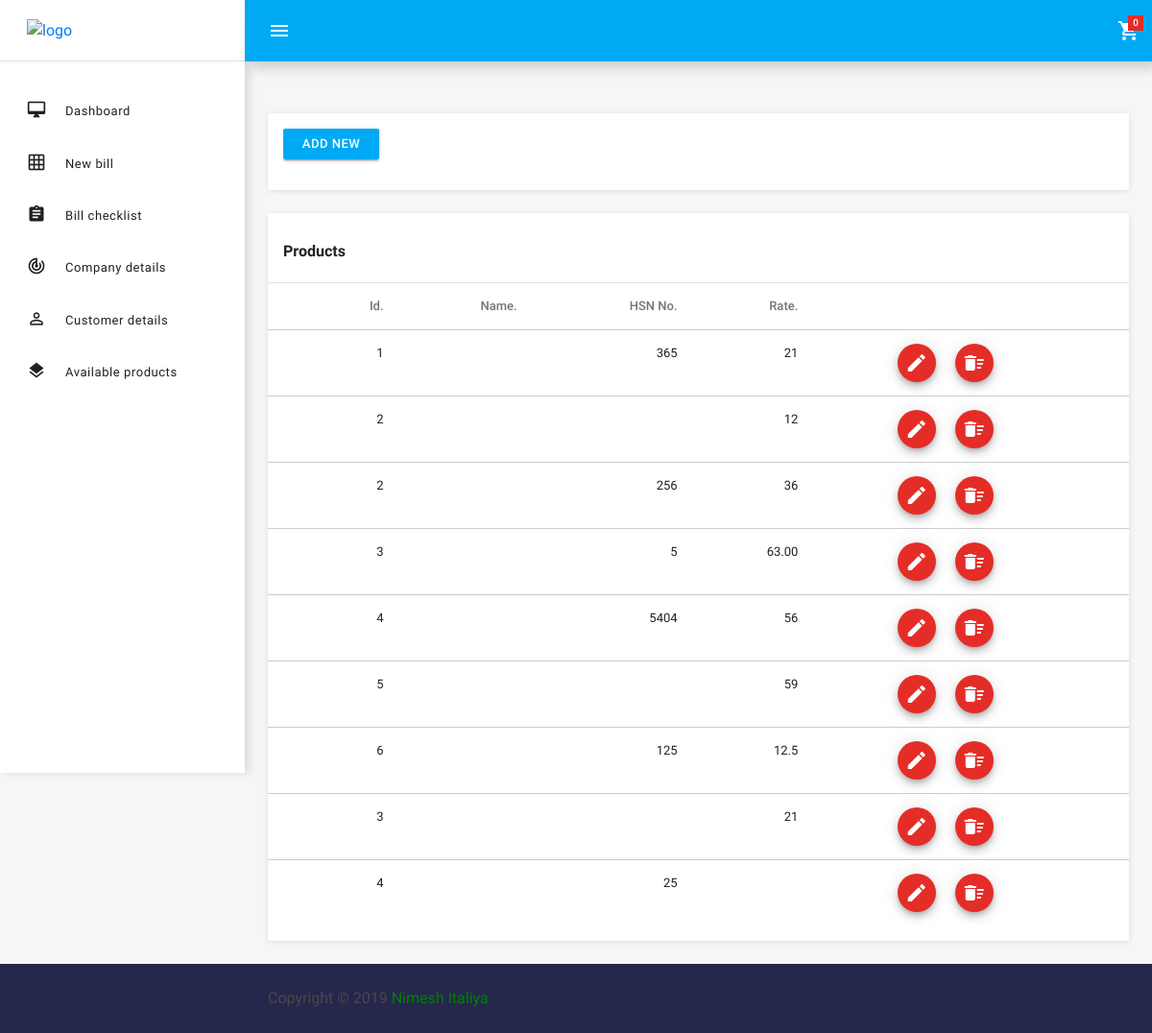
Before: /pages/forms/product-forms.php with the older database file.
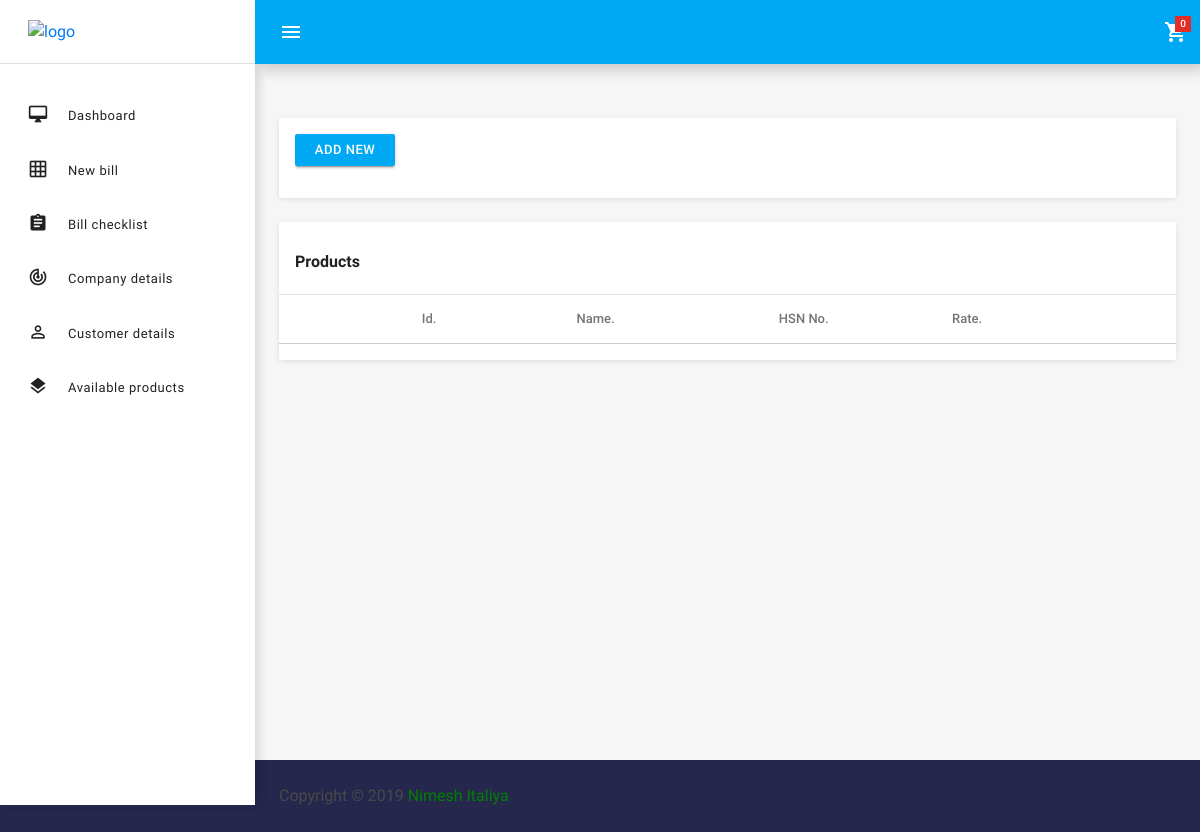
After: the same page with the newer database file.
### tables this page shows
CREATE TABLE IF NOT EXISTS `products` (
  `product_id` int(10) NOT NULL,
  `product_name` varchar(30) NOT NULL,
  `available_quantity` varchar(10) DEFAULT '0',
  `hsn_no` int(10) DEFAULT NULL,
  `rate` varchar(10) NOT NULL,
  `dealer_name` varchar(30) NOT NULL,
  `username` varchar(30) NOT NULL,
  PRIMARY KEY (`username`,`product_id`)
);

### pages/forms/product-forms.php (the view, shortened to what this page needs)
<!DOCTYPE html>
<html lang="en">
<head>
    <link href="../../css/bootstrap.min.css" rel="stylesheet" id="bootstrap-css">
    <link rel="stylesheet" href="../../css/login_form.css">
    <link rel="stylesheet" href="../../node_modules/mdi/css/materialdesignicons.min.css">
    <link rel="stylesheet" href="../../css/style.css">
</head>
<body>
    <div class="body-wrapper">
        <aside class="mdc-persistent-drawer mdc-persistent-drawer--open">
            <nav class="mdc-persistent-drawer__drawer">
                <div class="mdc-persistent-drawer__toolbar-spacer">
                    <a href="../../dashboard.php" style="text-decoration: none;" class="brand-logo">
                        <img src="../../images/logo.png" alt="logo">
                    </a>
                </div>
                <div class="mdc-list-group">
                    <nav class="mdc-list mdc-drawer-menu" style="max-height: none; padding-bottom: 153%;">
                        <div class="mdc-list-item mdc-drawer-item">
                            <a class="mdc-drawer-link" href="../../index.php">
                                <i class="material-icons mdc-list-item__start-detail mdc-drawer-item-icon"
                                    aria-hidden="true">desktop_mac</i>
                                Dashboard
                            </a>
                        </div>
                        <div class="mdc-list-item mdc-drawer-item">
                            <a class="mdc-drawer-link" href="product-list.php">
                                <i class="material-icons mdc-list-item__start-detail mdc-drawer-item-icon"
                                    aria-hidden="true">grid_on</i>
                                New bill
                            </a>
                        </div>
                        <div class="mdc-list-item mdc-drawer-item">
                            <a class="mdc-drawer-link" href="bill-checklist.php">
                                <i class="material-icons mdc-list-item__start-detail mdc-drawer-item-icon"
                                    aria-hidden="true">assignment</i>
                                Bill checklist
                            </a>
                        </div>
                        <div class="mdc-list-item mdc-drawer-item">
                            <a class="mdc-drawer-link" href="basic-forms.php">
                                <i class="material-icons mdc-list-item__start-detail mdc-drawer-item-icon"
                                    aria-hidden="true">track_changes</i>
                                Company details
                            </a>
                        </div>
                        <div class="mdc-list-item mdc-drawer-item">
                            <a class="mdc-drawer-link" href="customer-forms.php">
                                <i class="material-icons mdc-list-item__start-detail mdc-drawer-item-icon"
                                    aria-hidden="true">person_outline</i>
                                Customer details
                            </a>
                        </div>
                        <div class="mdc-list-item mdc-drawer-item">
                            <a class="mdc-drawer-link" href="product-forms.php">
                                <i class="material-icons mdc-list-item__start-detail mdc-drawer-item-icon"
                                    aria-hidden="true">layers</i>
                                Available products
                            </a>
                        </div>
                    </nav>
                </div>
            </nav>
        </aside>
        <header class="mdc-toolbar mdc-elevation--z4 mdc-toolbar--fixed">
            <div class="mdc-toolbar__row">
                <section class="mdc-toolbar__section mdc-toolbar__section--align-start">
                    <a href="#" class="menu-toggler material-icons mdc-toolbar__menu-icon">menu</a>
                </section>
                <section class="mdc-toolbar__section mdc-toolbar__section--align-end" role="toolbar">
                    <div class="mdc-menu-anchor">
                        <a href="selected-product-list.php" style="text-decoration: none;"
                            class="mdc-toolbar__icon toggle mdc-ripple-surface" data-mdc-auto-init="MDCRipple">
                            <i class="material-icons">shopping_cart</i>
                            <span class="dropdown-count" id="span_quantity">
                                <?php
  		                include ("../../DBconfig.php");
  		                $sql = "SELECT COUNT(id) count FROM bill_data;";
  		                $result = mysqli_query($conn, $sql);
  		                if (mysqli_num_rows($result) > 0) {
  		                    $row = mysqli_fetch_assoc($result);
  		                    echo $row["count"];
  		                }else {
  		                    echo "0";
  		                }
  		                ?>
                            </span>
                        </a>
                    </div>
                </section>
            </div>
        </header>
        <div class="page-wrapper mdc-toolbar-fixed-adjust">
            <main class="content-wrapper">
                <div class="mdc-layout-grid">
                    <div class="mdc-layout-grid__inner">
                        <div class="mdc-layout-grid__cell stretch-card mdc-layout-grid__cell--span-12">
                            <div class="mdc-card">
                                <section class="mdc-card__supporting-text">
                                    <div class="mdc-layout-grid__inner">
                                        <div class="mdc-layout-grid__cell mdc-layout-grid__cell--span-2-desktop">
                                            <div id="demo-tf-box-wrapper">
                                                <a href="mod-product.php" style="text-decoration:none; color:black;">
                                                    <div class="mdc-list-item mdc-drawer-item purchase-link">
                                                        <input type="submit" style="width: 100px;" value="add new"
                                                            class="mdc-button mdc-button--raised mdc-button--dense mdc-drawer-link"
                                                            data-mdc-auto-init="MDCRipple">
                                                    </div>
                                                </a>
                                            </div>
                                        </div>
                                    </div>
                                </section>
                            </div>
                        </div>
                        <div class="mdc-layout-grid__cell stretch-card mdc-layout-grid__cell--span-12">
                            <div class="mdc-card">
                                <section class="mdc-card__primary">
                                    <h1 class="mdc-card__title mdc-card__title--large">Products</h1>
                                </section>
                                <div class="template-demo">
                                    <table class="table table-hoverable">
                                        <thead>
                                            <tr>
                                                <th>Id.</th>
                                                <th>Name.</th>
                                                <th>HSN No.</th>
                                                <th>Rate.</th>
                                                <th></th>
                                                <th></th>
                                            </tr>
                                        </thead>
                                        <tbody>
                                            <?php
                            include ("../../DBconfig.php");
                            $sql = "SELECT * FROM products;";
                            $result = mysqli_query($conn, $sql);
                            if (mysqli_num_rows($result) > 0)
                                while($row = mysqli_fetch_assoc($result)){
                                    echo "<tr>" .
                                        " <td>$row[product_id]</td>" .
                                        " <td>$row[name]</td>" .
										" <td>$row[hsn_no]</td>" .
										" <td>$row[rate]</td>"?>
                                            <td style="text-align: right;">
                                                <a href="mod-product.php?product_id=<?php echo $row['product_id']?>">
                                                    <button class="mdc-fab mdc-fab--mini material-icons">
                                                        <i class="material-icons">create</i>
                                                    </button>
                                                </a>
                                            </td>
                                            <td style="text-align: left;">
                                                <a
                                                    href="../../DBOperation.php?product_id=<?php echo $row['product_id']?>&log7=1">
                                                    <button class="mdc-fab mdc-fab--mini material-icons"
                                                        data-mdc-auto-init="MDCRipple">
                                                        <i class="material-icons">delete_sweep</i>
                                                    </button>
                                                </a>
                                            </td>
                                            <?php
                                        echo "</tr>";
                                    }
                        ?>
                                        </tbody>
                                    </table>
                                </div>
                            </div>
                        </div>
                    </div>
                </div>
            </main>
            <?php include("../../partials/_footer.php"); ?>
        </div>
    </div>
</body>
</html>

### partials/_footer.php
<footer>
    <div class="mdc-layout-grid">
        <div class="mdc-layout-grid__inner">
            <div class="mdc-layout-grid__cell stretch-card mdc-layout-grid__cell--span-6">
                <span class="text-muted">Copyright © 2019 <a class="text-green" href="#">Nimesh Italiya</a></span>
            </div>
        </div>
    </div>
</footer>

### css/login_form.css (style rules this page uses)
body { background-color: #25274d; }

Changed rows visible on the page:
removed products: product "1", hsn_no "365", rate "21"
removed products: product "2", rate "12"
removed products: product "2", hsn_no "256", rate "36"
removed products: product "3", hsn_no "5", rate "63.00"
removed products: product "4", hsn_no "5404", rate "56"
removed products: product "5", rate "59"
removed products: product "6", hsn_no "125", rate "12.5"
removed products: product "3", rate "21"
removed products: product "4", hsn_no "25"
